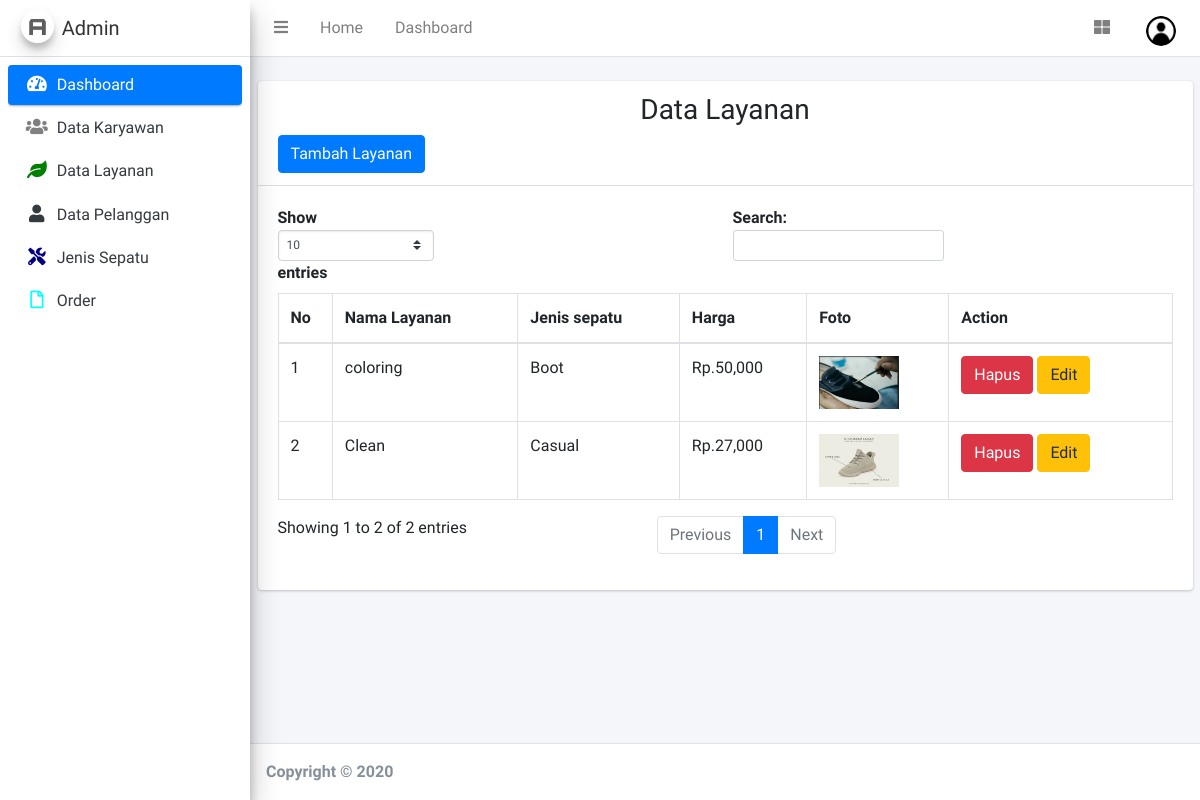
Screenshot of /admin/halaman.php?page=layanan/layanan (signed in) with the database file from the repository.
### tables this page shows
CREATE TABLE `layanan` (
  `id_layanan` int(11) NOT NULL,
  `nama_layanan` varchar(50) NOT NULL,
  `id_jenis_sepatu` int(11) NOT NULL,
  `harga` varchar(50) NOT NULL,
  `foto` text NOT NULL
);

CREATE TABLE `jenis_sepatu` (
  `id` int(11) NOT NULL,
  `nama_jenis_sepatu` varchar(50) NOT NULL
);

### admin/layanan/layanan.php (the view, shortened to what this page needs)
<div class="card">
	<div class="card-header">
		<div align="center"><h3>Data Layanan</h3></div>
		<a href="#karyawan" data-toggle="modal" class="btn btn-primary">Tambah Layanan</a>
	</div>
	<div class="card-body table-responsive">
		<table id="example1" class="table table-bordered table-hover">
            <thead>
	            <tr>
	              <th>No</th>
	              <th>Nama Layanan</th>
	              <th>Jenis sepatu</th>
	              <th>Harga</th>
	              <th>Foto</th>
	              <th>Action</th>
	            </tr>
            </thead>
            <tbody>
            <?php $sql = $koneksi->query("SELECT * FROM layanan a LEFT JOIN jenis_sepatu b ON b.id=a.id_jenis_sepatu");
            	foreach ($sql as $i => $data) {
            ?>
            	<tr>
            		<td><?= $i+1 ?></td>
            		<td><?= $data['nama_layanan'] ?></td>
            		<td><?= $data['nama_jenis_sepatu'] ?></td>
            		<td>Rp.<?= number_format($data['harga']) ?></td>
            		<td><img src="../images/<?= $data['foto'] ?>" width="80px"></td>
            		<td>
            			<a href="?page=layanan/hapus_layanan&id=<?= $data['id_layanan'] ?>" class="btn btn-danger">Hapus</a>
            			<a href="?page=layanan/edit_layanan&id=<?= $data['id_layanan'] ?>" class="btn btn-warning">Edit</a>
            		</td>
            	</tr>
            <?php } ?>
            </tbody>
        </table>
	</div>
</div>

### rows the page displays
layanan: nama_layanan "coloring", id_jenis_sepatu.nama_jenis_sepatu "Boot", harga "50,000", foto (picture)
layanan: nama_layanan "Clean", id_jenis_sepatu.nama_jenis_sepatu "Casual", harga "27,000", foto (picture)

### other values shown
$_SESSION['level'] "Admin"
